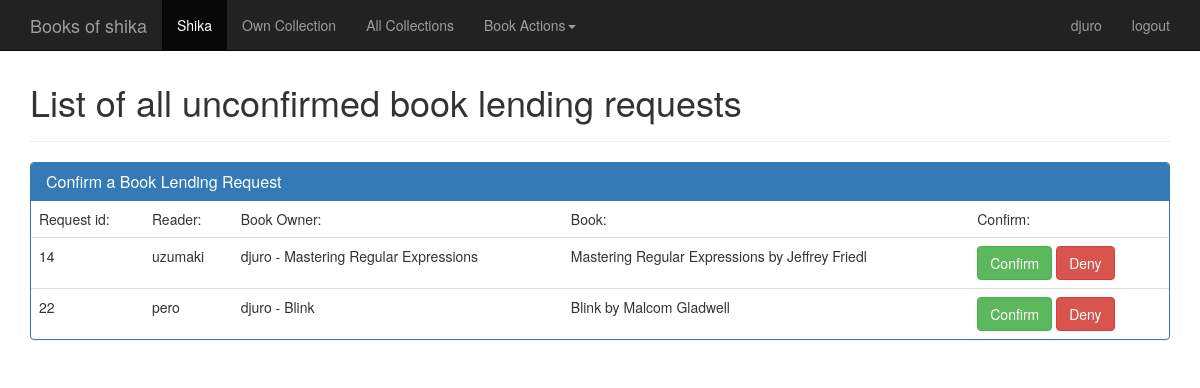
/shika/confirm/ (signed in), run on the app's committed database.
### shika/models.py (models this page shows, shortened)
class LendingRequest(models.Model):
    reader = models.ForeignKey(User)
    book_owner = models.ForeignKey(BookOwner, null=True, blank=True)
    book = models.ForeignKey(Book)
    is_sent = models.BooleanField(default=False)
    is_confirmed = models.NullBooleanField(null=True, blank=True)

class BookOwner(models.Model):
    name = models.ForeignKey(User)
    book = models.ForeignKey(Book)
    def __unicode__(self):
        return str(self.name) + " - " + self.book.title

class Book(models.Model):
    title = models.CharField(max_length=200)
    author = models.CharField(max_length=200)
    is_lended = models.BooleanField(default=False)
    def __unicode__(self):
        return self.title + " by " + self.author

### shika/views.py (the view)
# urls.py: url(r'confirm/$', views.confirm_request, name='confirm'),
@login_required
def confirm_request(request):
    unconfirmed_requests = LendingRequest.objects.filter(
                           book_owner__name=request.user,
                           is_confirmed=None)
    if request.method == 'POST':
        try:
            req_id = request.POST['Confirm']
            req = LendingRequest.objects.get(id=req_id)
            req.is_confirmed = True
            req.save()
            record = LendingRecord(book=req.book, book_owner=req.book_owner,
                     reader=req.reader, request=req)
            record.save()
            book = Book.objects.get(id=req.book.id)
            book.is_lended = True
            book.save()
            messages.add_message(request, messages.INFO, 'Request confirmed!')
            return redirect('/shika/confirm/')
        except KeyError:
            pass
        try:
            req_id = request.POST['Deny']
            req = LendingRequest.objects.get(id=req_id)
            req.is_confirmed = False
            req.save()
            messages.add_message(request, messages.INFO, 'Request denied!')
            return redirect('/shika/confirm/')
        except KeyError:
            pass
    else:
        context = {'requests': unconfirmed_requests}
        return render(request, 'shika/confirmation.html', context)

### shika/templates/shika/confirmation.html (shortened to what this page needs)
{% extends "base.html" %}
{% load bootstrap3 %}
{% block content %}
<div class="page-header">
  <h1> List of all unconfirmed book lending requests </h1>
</div>
  <div class="panel panel-primary">
    <div class="panel-heading">
      <h3 class="panel-title">Confirm a Book Lending Request</h3>
    </div>
    <table class="table">
      <tr>
        <td>Request id:</td> <td>Reader:</td> <td>Book Owner:</td>
        <td>Book:</td> <td>Confirm:</td>
      </tr>
        {% for req in requests %}
          <tr>
            <td>{{ req.id  }}</td> <td>{{ req.reader }}</td>
            <td>{{ req.book_owner }}</td> <td>{{ req.book }}</td>
          <td>
            <form action="/shika/confirm/" method="post" class="form-inline">
              <div class="form-group"><button class="btn btn-success"
                  name="Confirm" value="{{ req.id }}" type="submit">Confirm</button></div>
              <div class="form-group"><button class="btn btn-danger"
                  name="Deny" value="{{ req.id }}" type="submit">Deny</button></div>
            </form>
          </td>
          </tr>
        {% endfor %}
    </table>
  </div>
{% endblock content %}

### templates/base.html (shortened to what this page needs)
{% load staticfiles %}
<!DOCTYPE html PUBLIC "-//W3C//DTD XHTML 1.0 Transitional//EN"
"http://www.w3.org/TR/xhtml1/DTD/xhtml1-transitional.dtd">
<html xmlns="http://www.w3.org/1999/xhtml" xml:lang="en" lang="en">
<head>
{% load bootstrap3 %}
{% bootstrap_css %}
</head>
<body>
  <nav class="navbar navbar-inverse navbar-fixed-top" role="navigation">
    <div class="container">
      <div class="navbar-header">
        <a class="navbar-brand" href="{% url 'shika:home' %}">Books of shika</a>
      </div>
      <div id="navbar" class="collapse navbar-collapse collapse">
        <ul class="nav navbar-nav">
          <li class="active"><a href="{% url 'shika:home' %}">Shika</a></li>
          <li><a href="{% url 'shika:collection' %}">Own Collection</a></li>
          <li><a href="{% url 'shika:allcollection' %}">All Collections</a></li>
          <li class="dropdown">
            <a href="{% url 'shika:bookentry' %}" class="dropdown-toggle" data-toggle="dropdown">
              Book Actions<span class="caret"></span></a>
          </li>
        </ul>
        {% if user.is_authenticated %}
        <ul class="nav navbar-nav navbar-right">
          <li><a href="{% url 'shika:home' %}"> {{ user.username }} </a></li>
          <li><a href="/accounts/logout"> logout </a></li>
        </ul>
        {% else %}
          {% block login %} {% endblock %}
        {% endif %}
      </div>
    </div>
  </nav>
  <div class="container theme-showcase" role="main" style="margin-top:3em;">
  {% block content %}
  {% endblock content %}
  </div>
</body>
</html>

### data on the page
LendingRequest: id "14", reader "uzumaki", book_owner "djuro - Mastering Regular Expressions", book "Mastering Regular Expressions by Jeffrey Friedl"
LendingRequest: id "22", reader "pero", book_owner "djuro - Blink", book "Blink by Malcom Gladwell"

### other printed values
{{ user.username }} "djuro"
